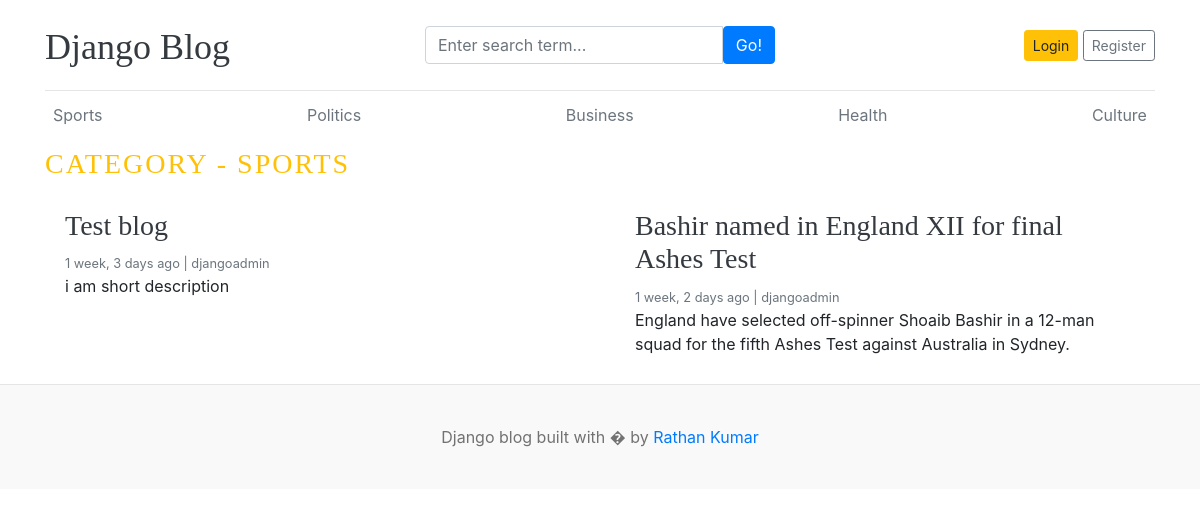
Page /category/1/ on the committed database.
### blogs/models.py (models this page shows, shortened)
class Category(models.Model):
    category_name = models.CharField(max_length=50, unique=True)
    created_at = models.DateTimeField(auto_now_add=True)
    updated_at = models.DateTimeField(auto_now=True)
    class Meta:
        verbose_name_plural = 'Categories'
    def __str__(self):
        return self.category_name

class Blog(models.Model):
    title = models.CharField(max_length=100)
    slug = models.SlugField(max_length=150, unique=True)
    category = models.ForeignKey(Category, on_delete=models.CASCADE)
    author = models.ForeignKey(User, on_delete=models.CASCADE)
    featured_image = models.ImageField(upload_to = 'uploads/%Y/%m/%d')
    short_description = models.TextField(max_length=500)
    blog_body = models.TextField(max_length=2000)
    status = models.CharField(max_length=20, choices= STATUS_CHOICES, default="Draft")
    is_featured = models.BooleanField(default=False)
    created_at = models.DateTimeField(auto_now_add=True)
    updated_at = models.DateTimeField(auto_now=True)

### blogs/views.py (the view)
# urls.py: path('<int:category_id>/', views.posts_by_category, name='posts_by_category'),
def posts_by_category(request, category_id):
    posts = Blog.objects.filter(status = 'Published', category = category_id)
    try:
        category = Category.objects.get(pk = category_id)
    except:
        return redirect('home')
    context = {
        'posts': posts,
        'category': category,
    }
    return render(request, 'posts_by_category.html', context)

### blogs/context_processors.py (called while the page is built)
def get_categories(request):
    categories = Category.objects.all()
    return dict(categories = categories)

def get_follow_us(request):
    follow_us = FollowUs.objects.all()
    return dict(follow_us = follow_us)

### templates/posts_by_category.html
{% extends 'base.html' %}
      {% block content %}
        <h3 class="text-uppercase text-warning" style="letter-spacing: 2px">Category - {{ category }}</h3>
      <div class="row mb-2">
          {% if posts %}
          {% for post in posts %}
        <div class="col-md-6">
          <div class="card border-0" >
            <div class="card-body">
              <h3><a href="{% url 'blogs' post.slug %}" class = "text-dark">{{ post.title }}</a></h3>
              <small class="mb-1 text-muted">{{ post.created_at | timesince }} ago | {{ post.author }}</small>
              <p class="card-text">{{ post.short_description | truncatewords:25 }}</p>
            </div>
          </div>
        </div>
          {% endfor %}
          {% else %}
            <p>No posts found</p>
          {% endif %}
      </div>
      {% endblock %}

### templates/base.html (shortened to what this page needs)
<!DOCTYPE html>
{% load static %}
<html lang="en">
<head>
    <link href="https://getbootstrap.com/docs/4.0/dist/css/bootstrap.min.css" rel="stylesheet">
    <link href="{% static 'css/blog.css' %}" rel="stylesheet">
    <link rel="stylesheet" href="https://cdnjs.cloudflare.com/ajax/libs/font-awesome/4.7.0/css/font-awesome.min.css">
  </head>
<body>
    <div class="container">
      <header class="blog-header py-3">
        <div class="row flex-nowrap justify-content-between align-items-center">
          <div class="col-4 pt-1">
            <a class="blog-header-logo text-dark" href="/">Django Blog</a>
          </div>
            <div class="col-4">
                <form action="{% url 'search' %}" method="GET">
                    <div class="input-group">
                        <input class="form-control" type="text" name="keyword" value="{{ keyword }}" placeholder="Enter search term..." aria-label="Enter search term..." aria-describedby="button-search" />
                        <button type="submit" class="btn btn-primary" id="button-search" >Go!</button>
                    </div>
                </form>
            </div>
          <div class="col-4 d-flex justify-content-end align-items-center">
              {% if not user.is_authenticated %}
            <a class="btn btn-sm btn-warning" href="{% url 'login' %}">Login</a> &nbsp;
            <a class="btn btn-sm btn-outline-secondary" href="{% url 'register' %}">Register</a>
              {% else %}
              <span><a href="{% url 'dashboard' %}">Dashboard</a></span>
              &emsp;
              <span><a href="{% url 'logout' %}">Log out</a> </span>
              {% endif %}
          </div>
        </div>
      </header>
      <div class="nav-scroller py-1 mb-2">
        <nav class="nav d-flex justify-content-between">
            {% for cat in categories %}
                <a class="p-2 text-muted" href="{% url 'posts_by_category' cat.id %}">{{ cat.category_name }}</a>
            {% endfor %}
        </nav>
      </div>
        {% block content %}
        {% endblock %}
    </div>
    <footer class="blog-footer">
      <p>Django blog built with � by <a href="#">Rathan Kumar</a></p>
    </footer>
</body>
</html>

### blog_main/static/css/blog.css (style rules this page uses)
.blog-header { border-bottom: 1px solid #e5e5e5; }
.blog-header-logo { font-family: "Playfair Display", Georgia, "Times New Roman", serif; font-size: 2.25rem; }
h1, h2, h3, h4, h5, h6 { font-family: "Playfair Display", Georgia, "Times New Roman", serif; }
.blog-footer { padding: 2.5rem 0; color: #727272; text-align: center; background-color: #f9f9f9; border-top: .05rem solid #e5e5e5; }
.blog-footer p:last-child { margin-bottom: 0; }

### rows in the picture
Category: category_name "Sports", category_name "SPORTS"
Category: category_name "Politics"
Category: category_name "Business"
Category: category_name "Health"
Category: category_name "Culture"
Blog: title "Test blog", created_at "1 week, 3 days", author "djangoadmin", short_description "i am short description"
Blog: title "Bashir named in England XII for final Ashes Test", created_at "1 week, 2 days", author "djangoadmin", short_description "England have selected off-spinner Shoaib Bashir in a 12-man squad for the fifth Ashes Test against Australia in Sydney."
